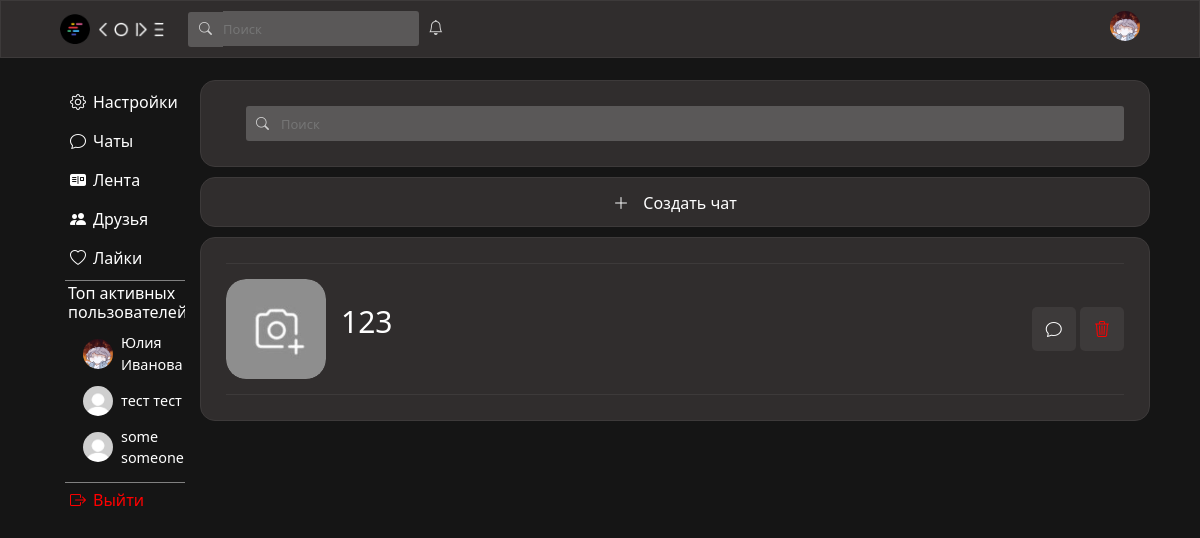
/chats (signed in), run on the app's committed database.
### data/users.py (models this page shows, shortened)
class User(SqlAlchemyBase, UserMixin, SerializerMixin):
    __tablename__ = "users"
    id = sqlalchemy.Column(sqlalchemy.Integer, primary_key=True, autoincrement=True)
    surname = sqlalchemy.Column(sqlalchemy.String)
    name = sqlalchemy.Column(sqlalchemy.String)
    age = sqlalchemy.Column(sqlalchemy.Integer)
    city = sqlalchemy.Column(sqlalchemy.String)
    email = sqlalchemy.Column(sqlalchemy.String, unique=True)
    hashed_password = sqlalchemy.Column(sqlalchemy.String)
    post_ids = sqlalchemy.Column(sqlalchemy.String)
    comment_ids = sqlalchemy.Column(sqlalchemy.String)
    post_like_ids = sqlalchemy.Column(sqlalchemy.String)
    post_like_guide_category_ids = sqlalchemy.Column(sqlalchemy.String)
    post_like_ideas_category_ids = sqlalchemy.Column(sqlalchemy.String)
    post_like_mems_category_ids = sqlalchemy.Column(sqlalchemy.String)
    post_like_common_category_ids = sqlalchemy.Column(sqlalchemy.String)
    friends_ids = sqlalchemy.Column(sqlalchemy.String)
    friends_requests = sqlalchemy.Column(sqlalchemy.String)
    own_requests = sqlalchemy.Column(sqlalchemy.String)
    chats_ids = sqlalchemy.Column(sqlalchemy.String)
    img_profile = sqlalchemy.Column(sqlalchemy.String)
    img_avatar = sqlalchemy.Column(sqlalchemy.String)
    sex = sqlalchemy.Column(sqlalchemy.String)
    private_chat_ids = sqlalchemy.Column(sqlalchemy.String)
    modified_date = sqlalchemy.Column(sqlalchemy.DateTime, default=datetime.datetime.now)
    comments = orm.relationship("Comments", back_populates='user')
    posts = orm.relationship("Posts", back_populates='user')

### data/private_chats.py (models this page shows)
class PrivateChat(SqlAlchemyBase, SerializerMixin):
    __tablename__ = "private_chats"
    id = sqlalchemy.Column(sqlalchemy.Integer, primary_key=True, autoincrement=True)
    members = sqlalchemy.Column(sqlalchemy.String)
    chat_name = sqlalchemy.Column(sqlalchemy.String)
    chat_avatar = sqlalchemy.Column(sqlalchemy.String)
    comments = sqlalchemy.Column(sqlalchemy.String)
    modified_date = sqlalchemy.Column(sqlalchemy.DateTime, default=datetime.datetime.now)
    private_chat_with_friend = sqlalchemy.Column(sqlalchemy.Boolean, default=False)

### server.py (the view)
@app.route("/chats", methods=["GET", "POST"])
def chats():
    if not current_user.is_authenticated:
        return redirect("/")
    form = SerchUserForm()
    if form.validate_on_submit():
        return redirect(f"/id/{form.serch_user_id.data}")
    db_sess = db_session.create_session()
    private_chat_ids = current_user.private_chat_ids
    chats = []
    if private_chat_ids:
        for i in private_chat_ids.split(","):
            chat = db_sess.query(PrivateChat).filter(PrivateChat.id == int(i)).first()
            if chat:
                chats.append(chat)
    friend_requests = current_user.friends_requests
    friends_from_request = []
    if friend_requests:
        for i in friend_requests.split(","):
            friends_from_request.append(db_sess.query(User).filter(User.id == int(i)).first())
    html = f.render_template(r"chats.html",
                             form=form,
                             ClientId=f'/id/{current_user.id}',
                             chats=chats,
                             friends_from_request=friends_from_request,
                             seeFilter=False,
                             top_users=get_activ(db_sess))
    return html

### forms/serch_user.py
class SerchUserForm(FlaskForm):
    serch_user_id = StringField()

### data/db_session.py (called while the page is built)
def create_session() -> Session:
    global __factory
    return __factory()

### server.py (called while the page is built)
def get_activ(db_sess):
    active_users = []
    for user in db_sess.query(User).all():
        likes_count = len(user.post_like_ids.split(",")) if user.post_like_ids else 0
        posts_count = len(user.post_ids.split(",")) if user.post_ids else 0
        activity_score = likes_count + 2 * posts_count
        if activity_score > 0:
            active_users.append({
                'user': user,
                'score': activity_score
            })
    active_users.sort(key=lambda x: x['score'], reverse=True)
    top_users = [item['user'] for item in active_users[:3]]
    return top_users

@login_manager.user_loader
def load_user(user_id):
    db_sess = db_session.create_session()
    return db_sess.query(User).get(user_id)

### templates/chats.html (shortened to what this page needs)
{% extends "base.html" %}
{% block content %}
                <div class="search-friends-div">
                    <form style="width: 100%; display: flex; flex-direction: row;" class="serch-form" method="post" id="friend-form">
                        <i class="bi bi-search serch-img"></i><input class="serch friends-serch" type="text" placeholder="Поиск">
                    </form>
                </div>
                <div id="createChat" class="create-post-div">
                    <a href="/create_chat" class="create-post-button">
                        <i style="margin-right: 10px;" class="bi bi-plus-lg"></i>
                        <span style="line-height: 50px;">Создать чат</span>
                    </a>
                </div>
                <div class="friends-div">
                    {% for i in chats %}
                        {% if i.comments or not i.private_chat_with_friend%}
                        <div class="friend-info">
                            <div class="avatar-and-name-friend">
                                <div style="border-radius: 20%;" class="friend-avatar-box">
                                    <img style="border-radius: 20%;" class="friend-avatar" {% if i.chat_avatar %} src="{{i.chat_avatar}}" {% else %} src="..\static\img\chat.png" {% endif %} alt="">
                                </div>
                                <p style="max-width: 525px;" class="name-friend">{{i.chat_name}}</p>
                            </div>
                            <div class="block-with-buttons-actFriend">
                                <a href="/private_chat/{{i.id}}"><div data-tooltip="Написать" class="button-act-with-friend"><i class="bi bi-chat"></i></div></a>
                                {% if not i.private_chat_with_friend %}
                                <a id="del-link" data-chat_id="{{i.id}}"><div data-tooltip="Удалить чат" class="button-act-with-friend trash-friend-button"><i class="bi bi-trash3"></i></div></a>
                                {% endif %}
                            </div>
                        </div>
                        {% endif %}
                    {% endfor %}
                </div>
{% endblock %}

### templates/base.html (shortened to what this page needs)
<!DOCTYPE html>
<html lang="en">
<head>
    <link rel="stylesheet"
    href="https://cdn.jsdelivr.net/npm/bootstrap@5.0.0-beta1/dist/css/bootstrap.min.css"
>
        <link href="https://cdn.jsdelivr.net/npm/bootstrap@5.3.2/dist/css/bootstrap.min.css" rel="stylesheet">
    <link rel="stylesheet" href="https://cdn.jsdelivr.net/npm/bootstrap-icons@1.8.1/font/bootstrap-icons.css">
    <link rel="stylesheet" type="text/css" href="../static/css/style.css" />
</head>
<body>
    <header style="z-index: 99999999;">
        <div class="wrapper">
            <div style="text-align: left;">
                <img src="../static/img/logo.png" class="logo">
                <img src="../static/img/name.png" class="name">
                <form style="position: relative;" class="serch-form" method="post">
                    <i class="bi bi-search serch-img"></i>{{ form.serch_user_id(id="serch", class="serch", style="padding: 0px;", placeholder="Поиск") }}
                </form>
                <div style="display: inline-block; position: relative;">
                    <i onclick="event.stopPropagation()" class="bi bi-bell bell-style"></i>
                </div>
            </div>
            <div style="text-align: right; min-width: 30px;">
                <div class="avatar-box-heder">
                    {% if current_user.img_avatar %}
                        <a id="avatar-img-heder-linck" href={{ClientId}}><img class="avatar-img-heder" src="{{current_user.img_avatar}}" alt=""></a>
                    {% else %}
                        <a id="avatar-img-heder-linck" href={{ClientId}}><img class="avatar-img-heder" src="../static/img/avatar.jpg"></a>
                    {% endif %}
                </div>
            </div>
        </div>
    </header>
    <main>
        <div class="something">
            <div class="menu">
                <ul>
                    <li class="menu-li"><a href="/settings"><i style="margin-right: 7px;" class="bi bi-gear"></i>Настройки</a></li>
                    <li class="menu-li"><a href="/chats"><i style="margin-right: 7px;" class="bi bi-chat"></i>Чаты</a></li>
                    <li class="menu-li"><a href="/main"><i style="margin-right: 7px;" class="bi bi-postcard-fill"></i>Лента</a></li>
                    <li class="menu-li"><a href="/friends"><i style="margin-right: 7px;" class="bi bi-people-fill"></i>Друзья</a></li>
                    <li class="menu-li"><a href="/likes"><i style="margin-right: 7px;" class="bi bi-heart"></i>Лайки</a></li>
                    <li style="list-style: none; border-top: 1px solid gray; border-bottom: 1px solid gray; width: 120px; overflow: hidden; padding: 3px;">
                        <h6 style="color: white;">Топ активных пользователей:</h6>
                        {% if top_users %}
                            <div class="top-users-list" style="margin-left: 15px;">
                                {% for user in top_users[:3] %}
                                    <div class="top-user-item" style="margin-bottom: 10px;">
                                        <a href="/id/{{ user.id }}" style="display: flex; align-items: center; text-decoration: none; color: inherit;">
                                            <img src="{{ user.img_avatar or '../static/img/avatar.jpg' }}"
                                                 style="width: 30px; height: 30px; border-radius: 50%; margin-right: 8px; object-fit: cover;">
                                            <span style="color: white;">{{ user.name }} {{ user.surname }}</span>
                                        </a>
                                    </div>
                                {% endfor %}
                            </div>
                        {% else %}
                            <p style="color: #999; font-size: 0.9rem; margin-left: 15px;">Пока нет активных пользователей</p>
                        {% endif %}
                    </li>
                    {% if current_user.is_authenticated %}
                        <li style="color: red;" class="menu-li"><a style="color: red;" href="/logout"><i style="margin-right: 7px; color: red;" class="bi bi-box-arrow-right"></i>Выйти</a></li>
                    {% endif %}
                </ul>
            </div>
            <div class="user-info">
                {% block content %}{% endblock %}
            </div>
        </div>
    </main>
</body>
</html>

### static/css/style.css (style rules this page uses)
body { background-color: #151515; }
.wrapper { display: flex; justify-content: space-between; padding: 10px; width: 1100px; }
.logo { height: 30px; width: auto; margin-right: 5px; }
.top-users-list { margin-top: 10px; }
.top-user-item { transition: transform 0.2s; }
.top-user-item span { font-size: 0.9rem; color: #e0e0e0; }
.name { width: auto; height:15px; }
.serch-form { display: inline-block; }
.serch { box-sizing: border-box; border: none; background-color: #5a5858; color: lightgray; outline: 0; border-radius: 0px 3px 3px 0px; height: 35px; font-size: 13px; }
.serch-img { position: relative; display: inline-block; background-color: #5a5858; color: lightgray; border-radius: 3px 0px 0px 3px; height: 35px; width: 35px; text-align: center; line-height: 35px; font-size: 13px; margin-left: 20px; }
.bell-style { color: lightgray; margin-left: 5px; font-size: 15px; }
main { margin-top: 70px; display: flex; flex-direction: column; align-items: center; min-width: 1100px; }
.avatar-img-heder { position: absolute; top:50%; left:50%; transform:translate(-50%,-50%); width:30px; height:30px; object-fit:cover; }
.avatar-box-heder { position: relative; overflow:hidden; width:30px; height:30px; border-radius: 50%; }
.create-post-div { width: 950px; height: 50px; background-color: #302d2d; border: 1px solid #3d3a3a; border-radius: 15px; margin-top: 10px; text-align: center; }
.create-post-button, .create-post-span { color: white; text-decoration: none; }
.user-info { display: flex; flex-direction: column; align-items: center; }
.menu { width: 145px; margin-right: 5px; }
.menu-li { list-style-type: none; }
.menu-li:not(:last-child) { margin-bottom: 5px; }
.menu-li a, .menu-li p { display: block; color: white; border-radius: 5px; text-decoration: none; padding: 5px; }
.menu ul { margin-top: 15px; padding-left: 15px; }
.something { box-sizing: border-box; display: flex; flex-direction: row; justify-content: center; width: 1100px; }
header { top:0; position: fixed; display: flex; justify-content: center; background-color: #302d2d; border: 1px solid #3d3a3a; left: 0; right: 0; }
.search-friends-div { width: 950px; background-color: #302d2d; border: 1px solid #3d3a3a; border-radius: 15px; margin-top: 10px; padding: 25px; }
.friends-serch { width: 100%; }
.friends-div { width: 950px; background-color: #302d2d; border: 1px solid #3d3a3a; border-radius: 15px; margin-top: 10px; padding: 25px; }
.friend-info { display: flex; flex-direction: row; justify-content: space-between; border-top: 1px solid #3d3a3a; padding: 15px 0; width: 100%; align-items: center; }
.friend-info:last-child { border-bottom: 1px solid #3d3a3a; }
.friend-avatar-box { position: relative; overflow:hidden; width:100px; height:100px; border-radius: 50%; }
.friend-avatar { position: absolute; top:50%; left:50%; transform:translate(-50%,-50%); width:100px; height:100px; object-fit:cover; }
.name-friend { display: inline-block; font-size: 30px; max-width: 225px; overflow: hidden; white-space: nowrap; color: white; padding-left: 15px; }
.button-act-with-friend { display: inline-block; color: white; background-color: #3d3a3a; padding: 10px 14px; border-radius: 5px; }
.trash-friend-button { color: red; }
.block-with-buttons-actFriend { width: 200px; text-align: right; }
.avatar-and-name-friend { display: flex; flex-direction: row; align-items: center; }
[data-tooltip] { position: relative; }

### data on the page
User: shows a picture, name "Юлия", surname "Иванова"
User: name "тест", surname "тест"
User: name "some", surname "someone"
PrivateChat: private_chat_with_friend False (drawn), chat_name "123"
